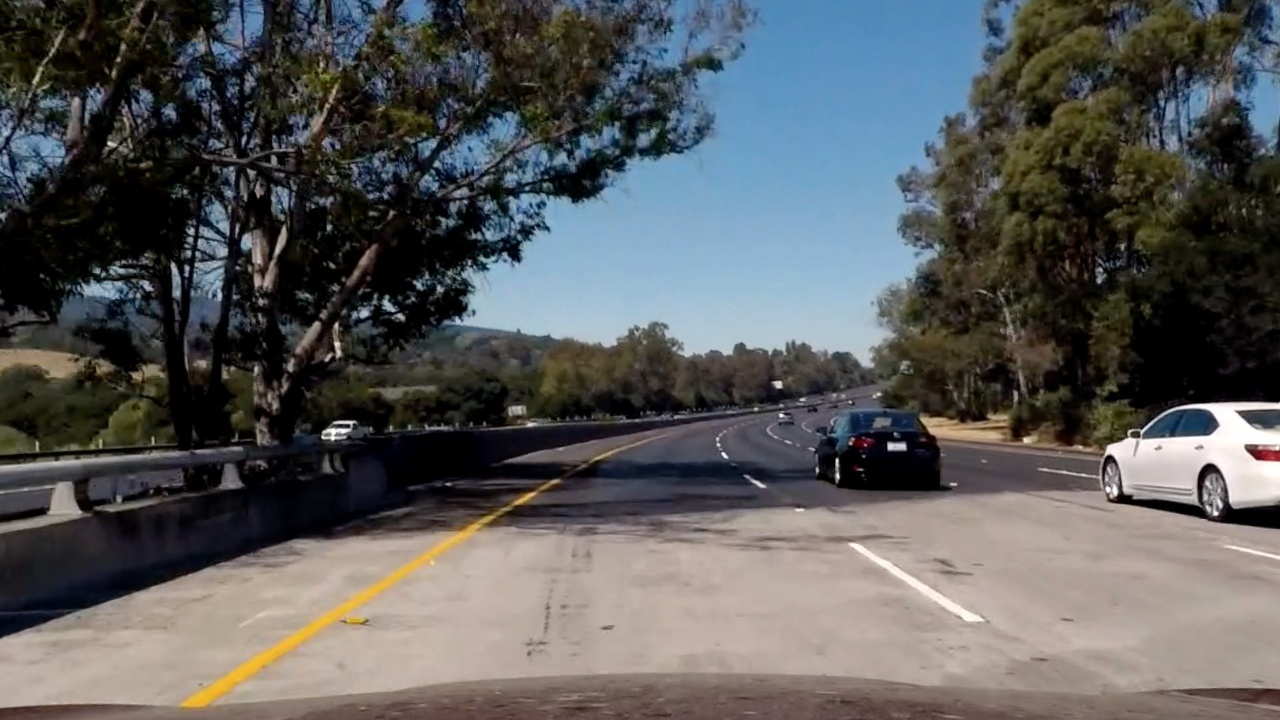
#> input picture P02_AdvancedLaneLines/input/exercise_images/bridge_shadow.jpg, 1280 x 720 px
$ python prepocess_image.py   (older library calls are emulated)
#> lines starting #> are read from the running program, lines starting #| are printed output that depends on the picture; after the words box and inside, x2 and y2 are one past the last pixel; in counts of white or black regions, pixels touching at a corner belong together
# TODO: finish or delete

import numpy as np
import cv2
import matplotlib.pyplot as plt
import matplotlib.image as mpimg

#image = mpimg.imread('../input/exercise_images/signs_vehicles_xygrad.png')
image = mpimg.imread('../input/exercise_images/bridge_shadow.jpg')
#> image is the input picture: shape (720, 1280, 3); mean R, G, B 89.7, 90.6, 90.8


def abs_sobel_thresh(gray_img, orient='x', kernel_size=5, thresh=(0, 255)):
    """Applies Sobel in x or y direction."""
    if orient == 'x':
        deriv = (1, 0)
    elif orient == 'y':
        deriv = (0, 1)
    else:
        assert False, 'invalid orient: {}'.format(orient)

    img_sobel_float = cv2.Sobel(gray_img, cv2.CV_64F, deriv[0], deriv[1], ksize=kernel_size)
    img_sobel_float = np.absolute(img_sobel_float)
    img_scaled_sobel = np.uint8(255 * img_sobel_float / np.max(img_sobel_float))
    binary_output = np.zeros_like(img_scaled_sobel)
    binary_output[(img_scaled_sobel >= thresh[0]) & (img_scaled_sobel <= thresh[1])] = 1
    return binary_output


# [9 lines left out: function mag_thresh, not called in this run]


def dir_threshold(gray_img, kernel_size=3, thresh=(0, np.pi / 2)):
    """Applies Sobel x and y, then computes the dir of gradient. 0 means vertical."""
    sobelx = cv2.Sobel(gray_img, cv2.CV_64F, 1, 0, ksize=kernel_size)
    sobely = cv2.Sobel(gray_img, cv2.CV_64F, 0, 1, ksize=kernel_size)
    dir = np.arctan2(np.absolute(sobely), np.absolute(sobelx))
    binary_output = np.zeros_like(dir)
    binary_output[(dir >= thresh[0]) & (dir <= thresh[1])] = 1
    return binary_output


# [6 lines left out: function bin_logical_or, not called in this run]

def bin_count(threshold, *gray_bins):
    """Pixelwise count the hits in all of the inputs. Result contains true if threshold is reached."""
    count = np.zeros_like(gray_bins[0])
    for bin in gray_bins:
        count = np.add(count, bin)
    hits = np.zeros_like(gray_bins[0])
    hits[count >= threshold] = 1
    return hits


# [26 lines left out: function combined_threshold_1, not called in this run]


def combined_threshold_2(color_img, show_dbg=False):
    """Applies different methods to find the thresholds in the image."""
#> called with show_dbg = True
    color_img = cv2.GaussianBlur(color_img, (5, 5), 0)
    r, g, b = cv2.split(color_img)
    r = cv2.equalizeHist(r)
    g = cv2.equalizeHist(g)
    b = cv2.equalizeHist(b)
    bin_r_gradx = abs_sobel_thresh(r, 'x', 3, (15, 255))
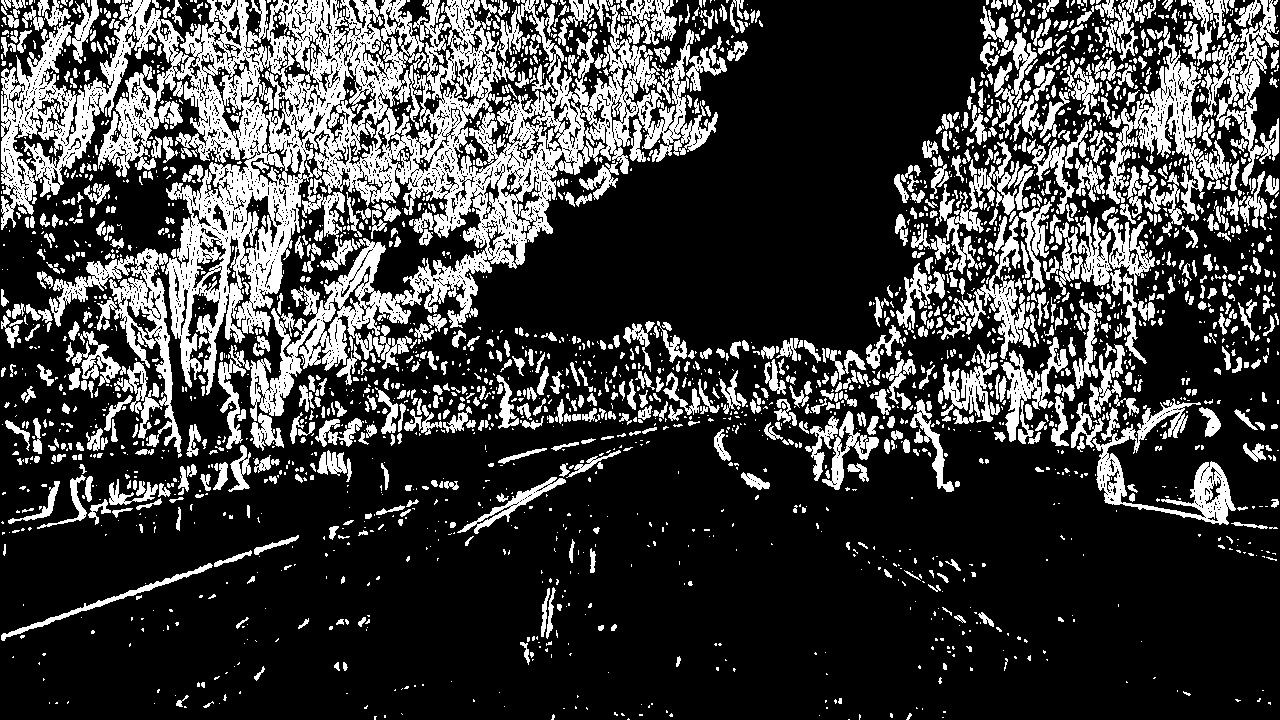
#> bin_r_gradx: shape (720, 1280); values 0 (black) and 1 (white), 24.8% white; 2868 white regions (1929 under 20 px), largest, box (x1, y1, x2, y2) and area: (1, 0, 727, 449) 97487, (1106, 26, 1230, 221) 5913, (1092, 398, 1236, 525) 4496
    bin_g_gradx = abs_sobel_thresh(g, 'x', 3, (15, 255))
#> bin_g_gradx: shape (720, 1280); values 0 (black) and 1 (white), 23.1% white; 3271 white regions (2190 under 20 px), largest, box (x1, y1, x2, y2) and area: (156, 0, 608, 449) 66894, (1, 0, 184, 230) 10343, (48, 248, 172, 406) 4917
    bin_b_gradx = abs_sobel_thresh(b, 'x', 3, (15, 255))
#> bin_b_gradx: shape (720, 1280); values 0 (black) and 1 (white), 27.5% white; 3096 white regions (2227 under 20 px), largest, box (x1, y1, x2, y2) and area: (97, 0, 671, 421) 90897, (1, 0, 185, 234) 15643, (1075, 0, 1253, 221) 10554

    hls = cv2.cvtColor(color_img, cv2.COLOR_RGB2HLS)
#> hls: shape (720, 1280, 3); mean of channels 0, 1, 2 55.4, 90.3, 62.2
    s = hls[:,:,2]
    bin_s_gradx = abs_sobel_thresh(s, 'x', 3, (25, 255))
#> bin_s_gradx: shape (720, 1280); values 0 (black) and 1 (white), 11.7% white in thin lines or dots

    thresh_deg = (40, 75)
    thresh_rad = (thresh_deg[0] * np.pi / 180, thresh_deg[1] * np.pi / 180)
    bin_r_dir = dir_threshold(r, kernel_size=15, thresh=thresh_rad)
#> bin_r_dir: shape (720, 1280) float64; values 0 (black) and 1 (white), 37.7% white; 4976 white regions (3643 under 20 px), largest, box (x1, y1, x2, y2) and area: (288, 24, 820, 498) 30838, (139, 461, 568, 713) 19784, (686, 1, 1005, 264) 16752
    bin_g_dir = dir_threshold(g, kernel_size=15, thresh=thresh_rad)
#> bin_g_dir: shape (720, 1280) float64; values 0 (black) and 1 (white), 37.4% white; 5122 white regions (3822 under 20 px), largest, box (x1, y1, x2, y2) and area: (370, 92, 749, 429) 23012, (2, 419, 741, 709) 22867, (657, 1, 964, 300) 18174
    bin_b_dir = dir_threshold(b, kernel_size=15, thresh=thresh_rad)
#> bin_b_dir: shape (720, 1280) float64; values 0 (black) and 1 (white), 37.6% white; 5169 white regions (3839 under 20 px), largest, box (x1, y1, x2, y2) and area: (781, 508, 1273, 719) 24126, (95, 480, 531, 719) 22220, (433, 127, 714, 323) 10215
    bin_s_dir = dir_threshold(s, kernel_size=15, thresh=thresh_rad)
#> call 4 of dir_threshold, with kernel_size = 15, thresh = (0.698, 1.31)
#> in dir_threshold (call 4), `dir = np.arctan2(np.absolute(sobely), np.absolute(sobelx))`:
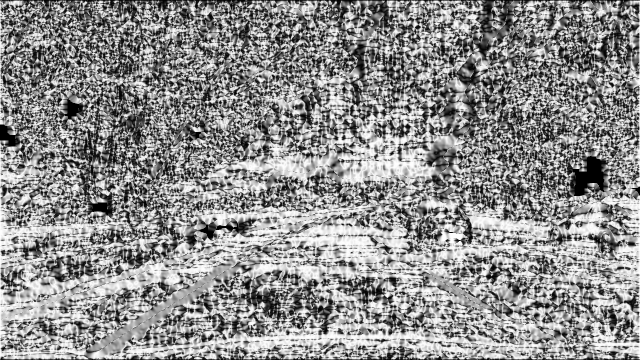
#> dir: shape (720, 1280) float64 (shown at 1/2 size); min 0, max 1.57, mean 0.882; drawn with min black and max white
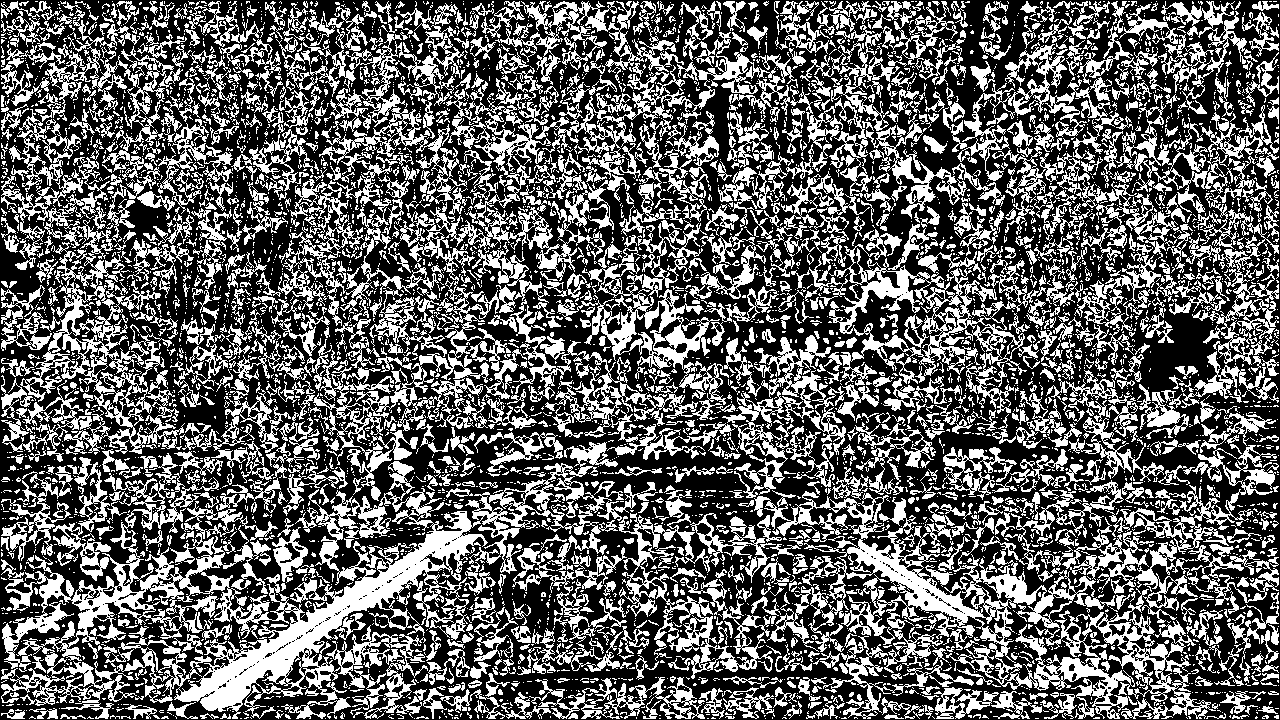
#> bin_s_dir: shape (720, 1280) float64; values 0 (black) and 1 (white), 38.5% white; 5529 white regions (4212 under 20 px), largest, box (x1, y1, x2, y2) and area: (1, 442, 618, 719) 39577, (754, 490, 1216, 719) 20440, (510, 244, 729, 438) 9788

    bin_combined = bin_count(4, bin_r_gradx, bin_g_gradx, bin_b_gradx, bin_s_gradx,
                                bin_r_dir, bin_g_dir, bin_b_dir, bin_s_dir)
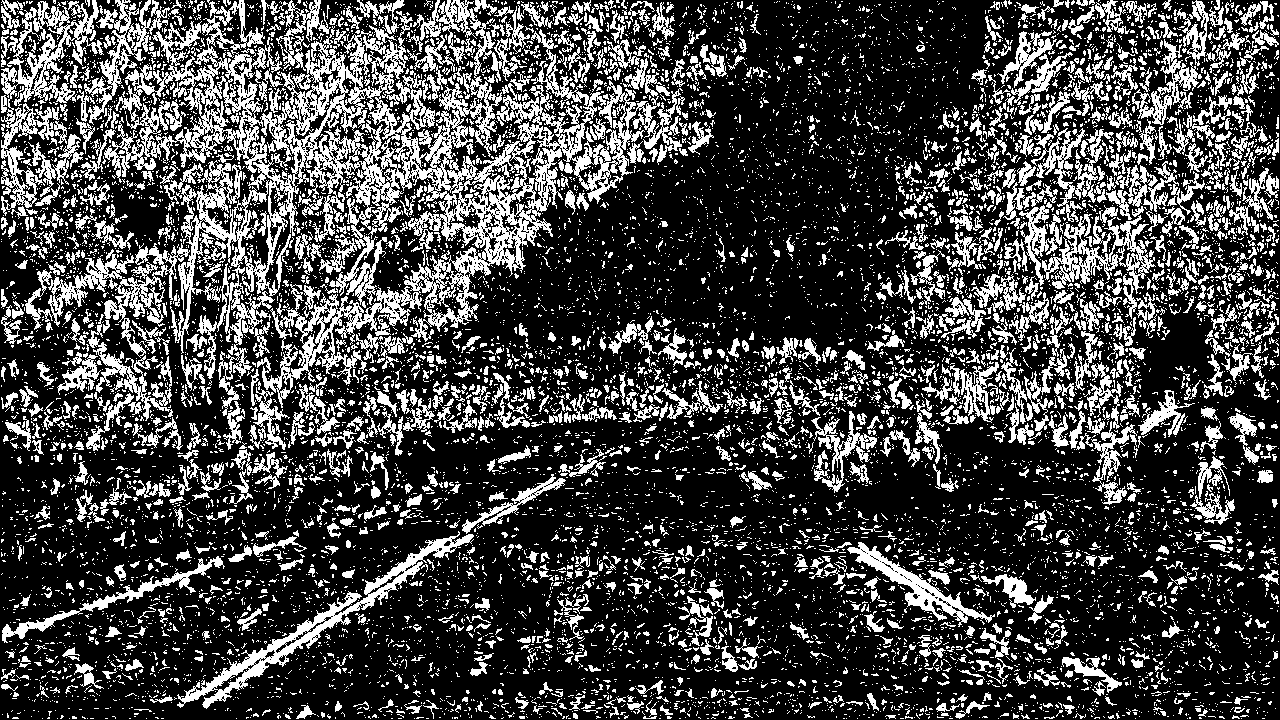
#> bin_combined: shape (720, 1280); values 0 (black) and 1 (white), 27% white; 11713 white regions (10215 under 20 px), largest, box (x1, y1, x2, y2) and area: (104, 0, 683, 408) 58140, (1, 0, 104, 216) 5786, (177, 531, 474, 709) 4911

    if show_dbg:
        f, ((ax1, ax2, ax3, ax4), (ax5, ax6, ax7, ax8), (ax9, ax10, ax11, ax12)) = plt.subplots(3, 4, figsize=(16, 6))
        f.tight_layout()
        ax1.set_title('Original')
        ax1.imshow(image)
        ax2.set_title('R grad x')
        ax2.imshow(bin_r_gradx, cmap='gray')
        ax3.set_title('G grad x')
        ax3.imshow(bin_g_gradx, cmap='gray')
        ax4.set_title('B grad x')
        ax4.imshow(bin_b_gradx, cmap='gray')
        ax5.set_title('S grad x')
        ax5.imshow(bin_s_gradx, cmap='gray')
        ax6.set_title('Bin R direction')
        ax6.imshow(bin_r_dir, cmap='gray')
        ax7.set_title('Bin G direction')
        ax7.imshow(bin_g_dir, cmap='gray')
        ax8.set_title('Bin B direction')
        ax8.imshow(bin_b_dir, cmap='gray')
        ax9.set_title('Bin S direction')
        ax9.imshow(bin_s_dir, cmap='gray')
        ax12.set_title('Combined')
        ax12.imshow(bin_combined, cmap='gray')
        plt.subplots_adjust(left=0., right=1, top=0.9, bottom=0.)
        plt.show()

    return bin_combined

#combined_threshold_1(image, True)
combined_threshold_2(image, show_dbg=True)
